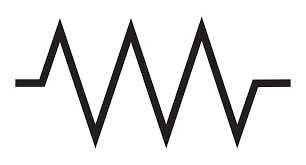
#> input picture Images used/Images used/RESISTOR.png, 306 x 165 px, found by its file name
$ python -i finalProject.py   (imports and definitions only)
#> lines starting #> are read from the running program, lines starting #| are printed output that depends on the picture
from tkinter import*
from tkinter.ttk import*
from PIL import Image,ImageTk
import tkinter as tk
from sklearn.feature_extraction import DictVectorizer
# [3 lines not run here, left out]
# [1 line that did not run here, left out]
# [1 line not run here, left out]

circuitWindow = Toplevel()
#circuitWindow = tk.Toplevel(window)
# [2 lines not run here, left out]

##tt7t gowa el function##resultsWindow = Toplevel(circuitWindow)
##resultsWindow.geometry('600x300')

val = StringVar()
units = StringVar()
freqq = StringVar()

circuit = {}
#Curr = {}
#Volt = {}

###########################################################
def function():
    circuit[len(circuit)] = {"Type":components.get() , "Value":val.get() , "Units":units.get(), "Row":roww.get(),"Coll":coll.get(), "Frequency":freqq.get(), "FrequencyUnit":frequnit.get() }
    print(circuit)
############################################################
'''def amm_Store():
    Curr[len(Curr)] = {"AmmeterRow1":ammRoww1.get(), "AmmeterColl1":ammCol1.get(), "AmmeterRow2":ammRoww2.get(), "AmmeterColl2":ammCol2.get(), "AmmeterRow3":ammRoww3.get(), "AmmeterColl3":ammCol3.get(), "AmmeterRow4":ammRoww4.get(), "AmmeterColl4":ammCol4.get(), "AmmeterRow5":ammRoww5.get(), "AmmeterColl5":ammCol5.get() }
    print(Curr)
################################################################
def vol_Store():
    Volt[len(Volt)] =  {"VoltameterRow1":voltaRow1.get(), "VoltamenterColl1":voltaCol1.get(), "VoltameterRow2":voltaRow2.get(), "VoltamenterColl2":voltaCol2.get(),"VoltameterRow3":voltaRow3.get(), "VoltamenterColl3":voltaCol3.get(),"VoltameterRow4":voltaRow4.get(), "VoltamenterColl4":voltaCol4.get(), "VoltameterRow5":voltaRow5.get(), "VoltamenterColl5":voltaCol5.get()}
    print (Volt)
'''###############################################################
'''def Calculations():
    #for i in range (0,len(Curr),-1):

    if ammRoww1 != '-' and ammCol1 != '-':
        a = ammRoww1.get()
        ac = ammCol1.get()
        for i in range (0,len(circuit)):
            if circuit [i]['Row'] == a and circuit [i]['Coll'] == ac:


############################################################
A = np.array([[1, 2, 3],
              [4, 5, 6],
              [7, 8, 9]])

for i in range (0,3):
    for j in range (0,3):'''


##############################################################
def GoToCircuit():


    resistor = Image.open("RESISTOR.png").resize((100,100))
    img = ImageTk.PhotoImage(resistor)

    dcVoltage = Image.open("dcSUPPLY.png").resize((100,100))
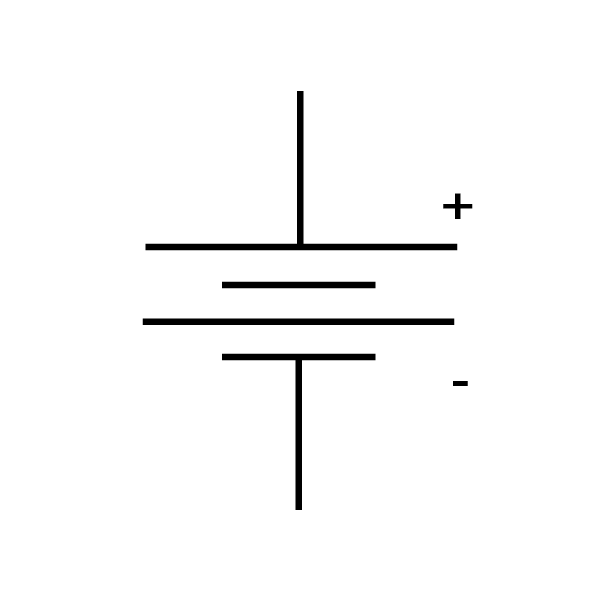
#> input picture Images used/Images used/dcSUPPLY.png, 600 x 600 px, found by its file name
    imgg1 = ImageTk.PhotoImage(dcVoltage)

    ground = Image.open("Symbol G7_Earth.jpg").resize((100,100))
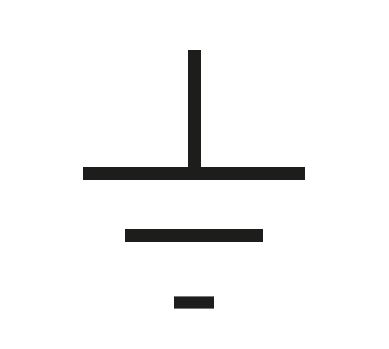
#> input picture Images used/Images used/Symbol G7_Earth.jpg, 389 x 349 px, found by its file name
    imgg2 = ImageTk.PhotoImage(ground)

    induct = Image.open("INDUCTOR.png").resize((100,100))
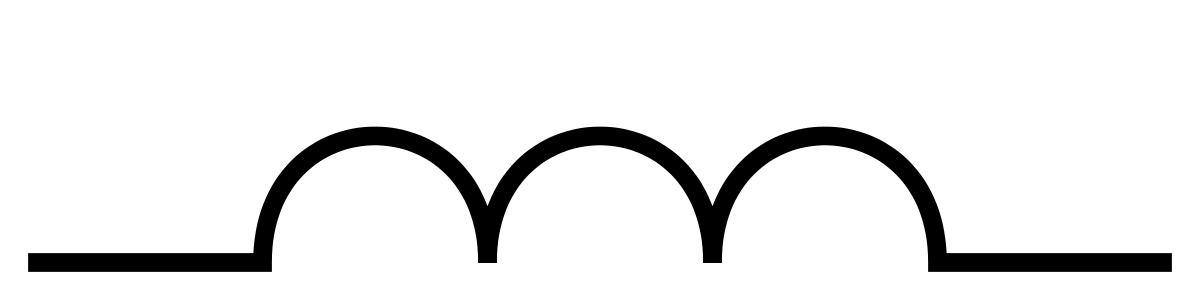
#> input picture Images used/Images used/INDUCTOR.png, 1200 x 300 px, found by its file name
    img2 = ImageTk.PhotoImage(induct)

    ac_voltage = Image.open("acSUPPLY.png").resize((100,100))
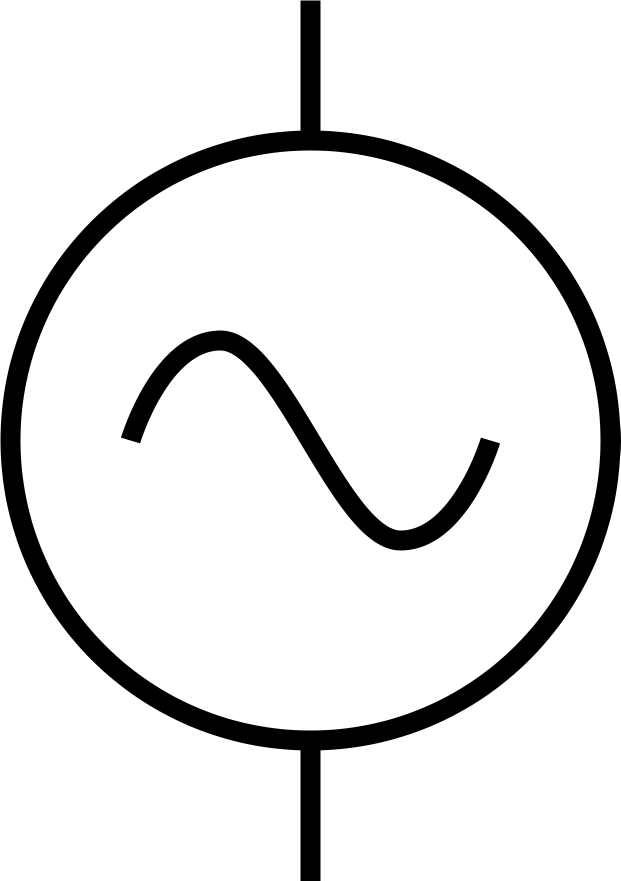
#> input picture Images used/Images used/acSUPPLY.png, 1241 x 1761 px, found by its file name (shown at 1/2 size)
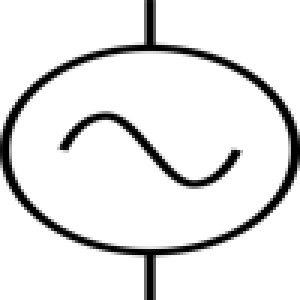
#> ac_voltage: PIL image 100x100 RGBA (shown 3 times larger); mean R, G, B, A 0, 0, 0, 25.3; transparent parts drawn white
    img3 = ImageTk.PhotoImage(ac_voltage)

    dcCurrent = Image.open ("DCcurrent.jpeg").resize((100,100))
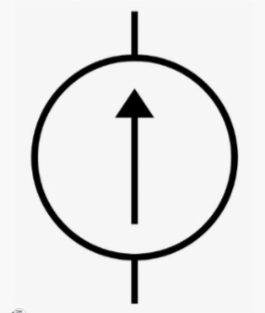
#> input picture Images used/Images used/DCcurrent.jpeg, 265 x 313 px, found by its file name
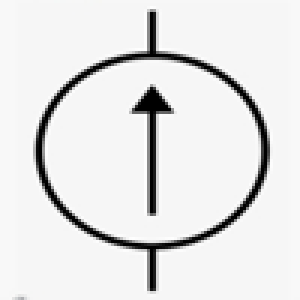
#> dcCurrent: PIL image 100x100 RGB (shown 3 times larger); mean R, G, B 228.5, 228.5, 228.5
    img6 = ImageTk.PhotoImage(dcCurrent)

#> (the run stopped early here; a loop or call above may not have finished)
